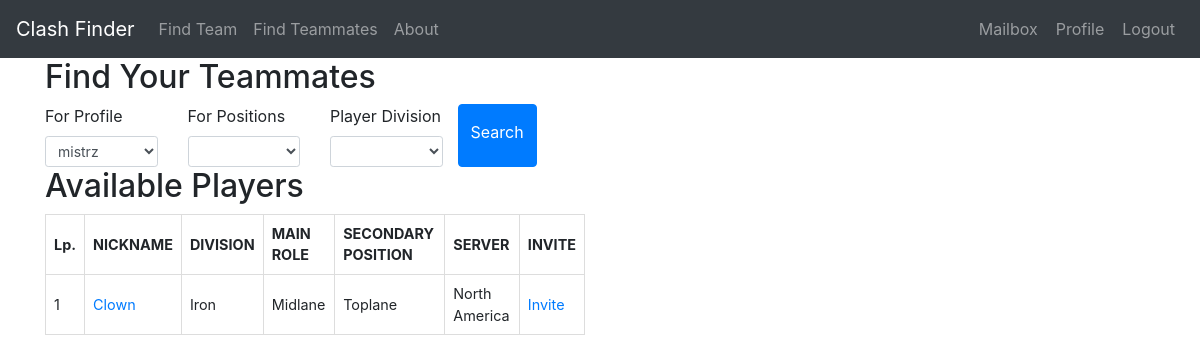
Page /findteammates (signed in) on the earlier database version.
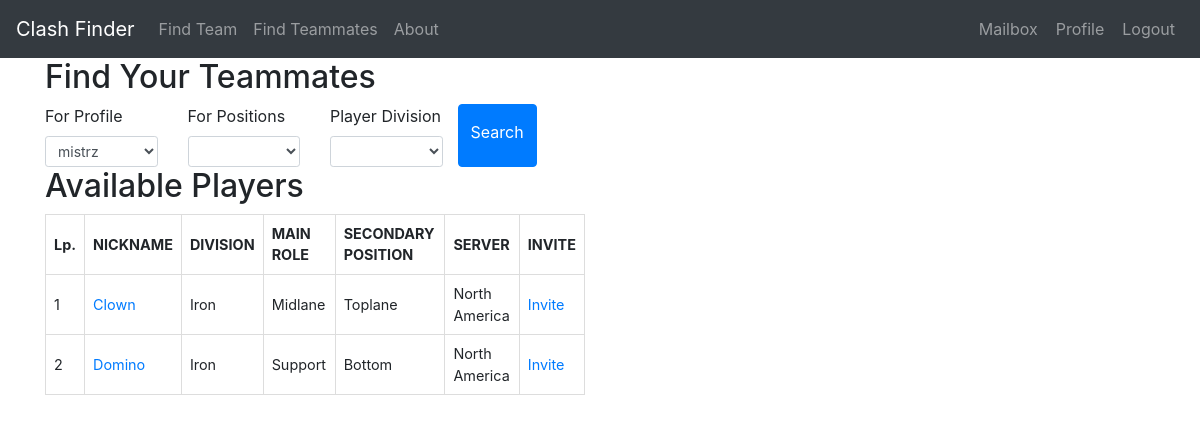
Same page on the later database version.
### models.py (models this page shows)
class Profile(UserMixin, db.Model):
    id = db.Column(db.Integer, primary_key=True)
    nickname = db.Column(db.String(64), index=True, unique=True)
    server = db.Column(db.String(10), index=True)
    division = db.Column(db.String(20), index=True)
    best_position = db.Column(db.String(20), index=True)
    alternative_position = db.Column(db.String(20), index=True)
    user_id = db.Column(db.Integer, db.ForeignKey('user.id'))
    clash_team = db.relationship('ClashTeam', backref='host', lazy='dynamic')
    invitation_in = db.relationship('ClashInvitation', backref='invitedguest', lazy='dynamic',
                                    cascade="all, delete, delete-orphan")
    request_out = db.relationship('ClashRequest', backref='candidate', lazy='dynamic',
                                  cascade="all, delete, delete-orphan")
    reported = db.relationship('ReportPlayer', backref='Reported', lazy='dynamic',
                               cascade="all, delete, delete-orphan")

### routes.py (the view, shortened to what this page needs)
@app.route('/findteammates', methods=['GET', 'POST'])
@login_required
def findteammates():
    user = User.query.filter_by(username=current_user.username).first_or_404()
    user_profiles = Profile.query.filter_by(user_id=user.id).all()
    user_profiles_id = []
    for user_profile in user_profiles:
        user_profiles_id.append(user_profile.id)
    find_teammates = Profile.query.filter(
        Profile.id.notin_(user_profiles_id)).all()
    if len(find_teammates) == 0:
        find_teammates = []
    form = SearchingProfile(user_id=user.id)
    return render_template('findteammates.html', get_server_short_name=get_server_short_name, find_teammates=find_teammates, form=form, user=user, user_profiles=user_profiles)

### forms.py
class SearchingProfile(FlaskForm):
    profile = SelectField('For Profile', validators=[
                          DataRequired()], choices=[], default=None)
    divisions = SelectField('Player Division', choices=divisions)
    role = SelectField('For Positions', choices=positions)
    submit = SubmitField('Search')
    def __init__(self, user_id, *args, **kwargs):
        super(SearchingProfile, self).__init__(*args, **kwargs)
        self.profile.choices = [(p.id, p.nickname)
                                for p in Profile.query.filter_by(user_id=user_id)]

### forms.py (called while the page is built)
def get_server_short_name(server_name):
    for server in servers:
        if server[0] == server_name:
            return server[1]
    return ''

### models.py (called while the page is built)
@login.user_loader
def load_user(id):
    return User.query.get(int(id))

### templates/findteammates.html (shortened to what this page needs)
{% extends "base.html" %}
{% block content %}
<div class="container">
	<div class="row">
		<div class="col-sm-6">
			<h2>Find Your Teammates</h2>
			<form method="POST" action="{{ url_for('findteammates') }}">
				<div class="row">
					<div class="col-md-3">
						{{ form.profile.label(class="form-control-label") }}
						{{ form.profile(class="form-control form-control-sm") }}
					</div>
					<div class="col-md-3">
						{{ form.role.label(class="form-control-label") }}
						{{ form.role(class="form-control form-control-sm") }}
					</div>
					<div class="col-md-3">
						{{ form.divisions.label(class="form-control-label") }}
						{{ form.divisions(class="form-control form-control-sm") }}
					</div>
					<button type="submit" class="btn btn-primary">{{ form.submit.label }}</button>
					<br>
				</div>
			</form>
			<h2>Available Players</h2>
			<div class="clash-available-teams">
				{% if find_teammates %}
				<table>
					<thead>
						<tr>
							<th>Lp.</th>
							<th>NICKNAME</th>
							<th>DIVISION</th>
							<th>MAIN ROLE</th>
							<th>SECONDARY POSITION</th>
							<th>SERVER</th>
							<th>INVITE</th>
						</tr>
					</thead>
					<tbody>
						{% for teammate in find_teammates %}
						<tr>
							<td>{{ loop.index }}</td>
							<td><a
									href="{{ url_for('profile', nickname=teammate.nickname, server=get_server_short_name(teammate.server).lower()) }}">{{
									teammate.nickname }}</a></td>
							<td>{{ teammate.division }}</td>
							<td>{{ teammate.best_position }}</td>
							<td>{{ teammate.alternative_position }}</td>
							<td>{{ teammate.server }}</td>
							<td><a
									href="{{ url_for('inviteteammates', user_id=user.id, guest_id=teammate.id) }}">Invite</a>
							</td>
						</tr>
						{% endfor %}
					</tbody>
				</table>
				{% else %}
				<p>There are currently no players meeting your requirements.</p>
				{% endif %}
			</div>
		</div>
	</div>
</div>
{% endblock %}

Differences in the rows shown:
added Profile: nickname "Domino", division "Iron", best_position "Support", alternative_position "Bottom", server "North America"
